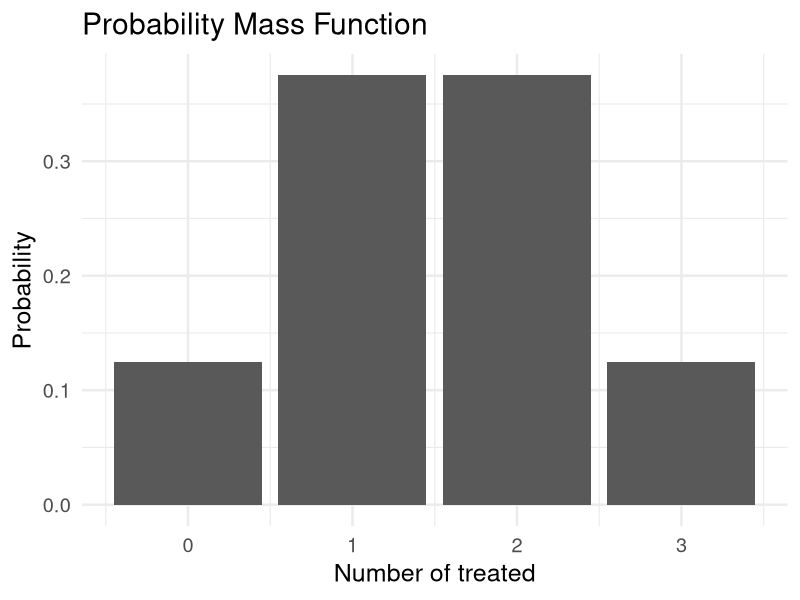
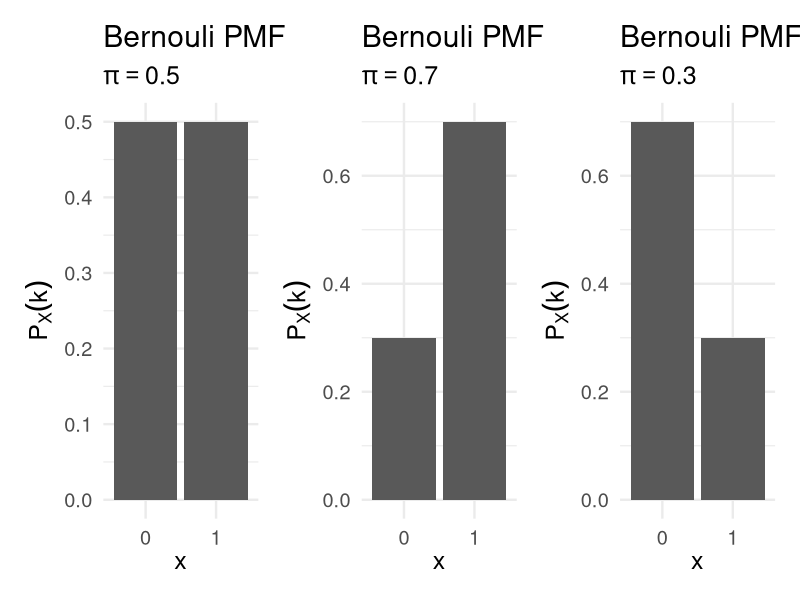
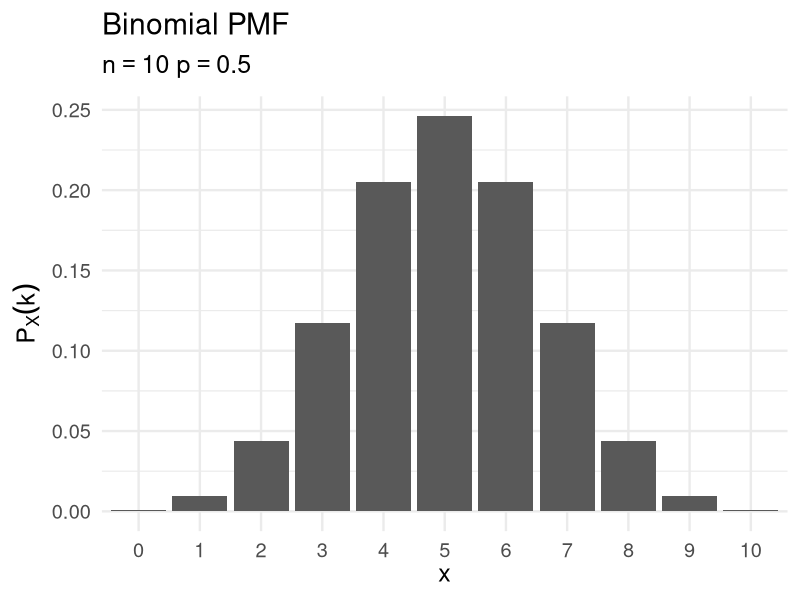
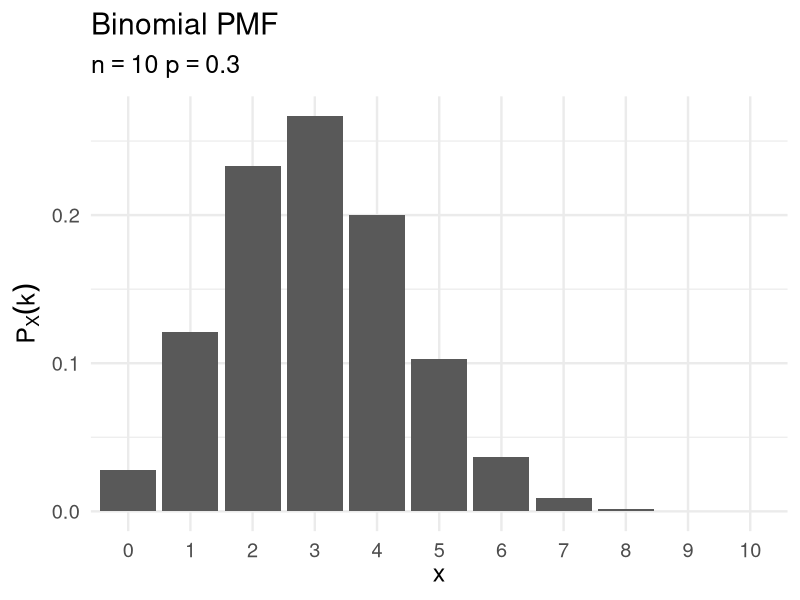
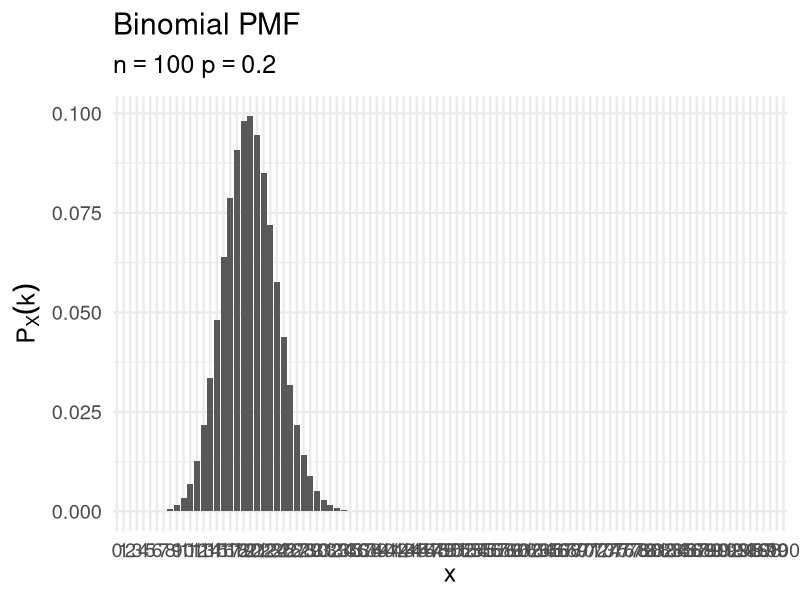
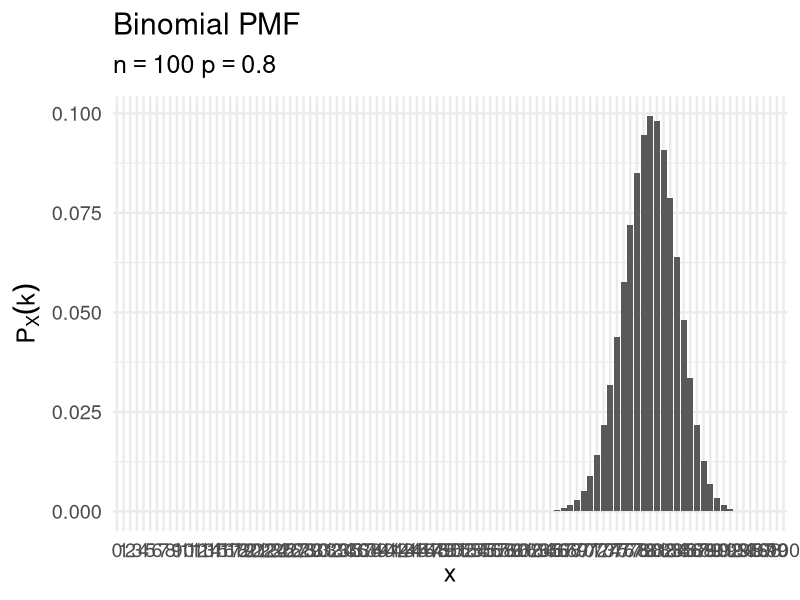
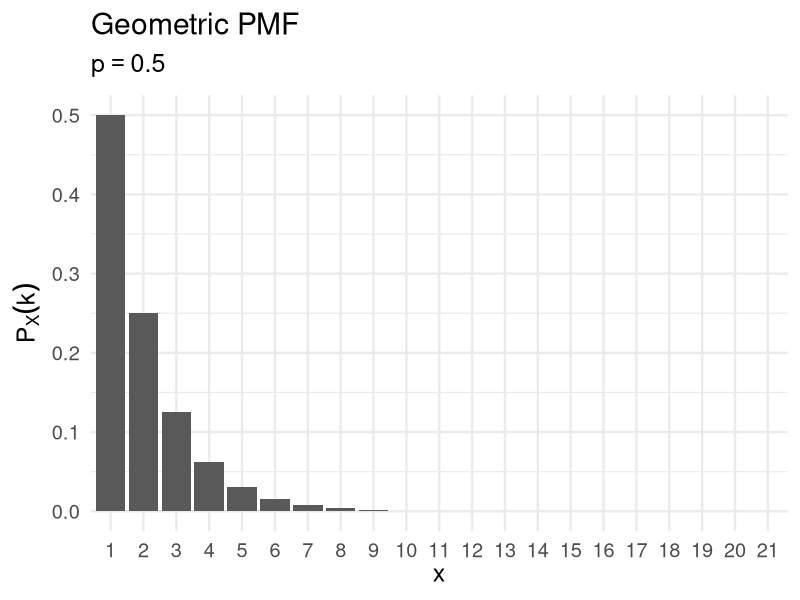
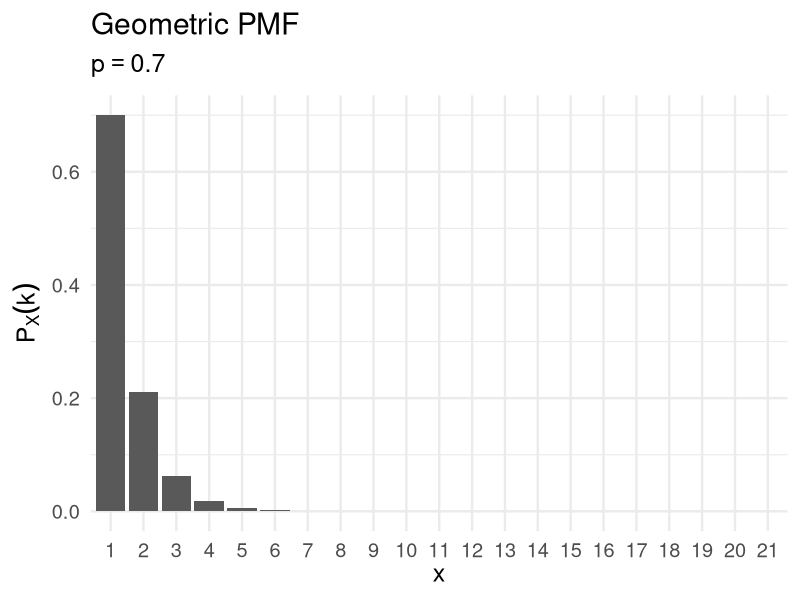

Reproduce these figures in R, in order.
## ---- chunk 1
knitr::opts_chunk$set(cache = TRUE,
                      message = FALSE,
                      warning = FALSE,
                      echo = FALSE)

library(tidyverse)
library(patchwork)

options(digits = 3)
set.seed(1234)
theme_set(theme_minimal(base_size = 18))
## ---- chunk 2
pmf <- data_frame(x = 0:3,
           y = c(1/8, 3/8, 3/8, 1/8))

pmf %>%
  ggplot(aes(x, y)) +
  geom_col() +
  labs(title = "Probability Mass Function",
       x = "Number of treated",
       y = "Probability")
## ---- chunk 3
bernouli_plot <- function(p){
  data_frame(x = 0:1,
             p = dbinom(x = x, size = 1, prob = p)) %>%
    mutate(x = factor(x)) %>%
    ggplot(aes(x, p)) +
    geom_col() +
    labs(title = "Bernouli PMF",
         subtitle = bquote(pi == .(p)),
         x = expression(x),
         y = expression(P[X] (k)))
}
bernouli_plot(.5) +
  bernouli_plot(.7) +
  bernouli_plot(.3)
## ---- chunk 4
binomial_plot <- function(n, p){
  data_frame(x = 0:n,
             p = dbinom(x = x, size = n, prob = p)) %>%
    mutate(x = factor(x)) %>%
    ggplot(aes(x, p)) +
    geom_col() +
    labs(title = "Binomial PMF",
         subtitle = bquote(n == .(n) ~ p == .(p)),
         x = expression(x),
         y = expression(P[X] (k)))
}
binomial_plot(10, .5)
binomial_plot(10, .3)
binomial_plot(100, .2)
binomial_plot(100, .8)
## ---- chunk 5
geometric_plot <- function(p){
  data_frame(x = 0:20,
             p = dgeom(x = x, prob = p)) %>%
    mutate(x = factor(x + 1)) %>%
    ggplot(aes(x, p)) +
    geom_col() +
    labs(title = "Geometric PMF",
         subtitle = bquote(p == .(p)),
         x = expression(x),
         y = expression(P[X] (k)))
}

geometric_plot(.5)
geometric_plot(.7)
geometric_plot(.2)
## ---- chunk 6
poisson_plot <- function(lambda, max_n = 10){
  data_frame(x = 0:max_n,
             p = dpois(x = x, lambda = lambda)) %>%
    mutate(x = factor(x)) %>%
    ggplot(aes(x, p)) +
    geom_col() +
    labs(title = "Poisson PMF",
         subtitle = bquote(lambda == .(lambda)),
         x = expression(x),
         y = expression(P[X] (k)))
}
poisson_plot(2)
poisson_plot(5.5)
poisson_plot(78, max_n = 150)
## ---- chunk 7
data_frame(n = 1:50,
           prob = dpois(n, 5)) %>%
  ggplot(aes(n, prob)) +
  geom_col() +
  labs(x = "Number of threats",
       y = "Probability")
## ---- chunk 8
bernouli_cdf_plot <- function(p){
  df <- data_frame(x = 0:1,
                   pmf = dbinom(x = x, size = 1, prob = p),
                   cdf = pbinom(q = x, size = 1, prob = p)) %>%
    mutate(x = factor(x))
  
  ggplot(df, aes(x, pmf)) +
    geom_col() +
    labs(title = "Bernouli PMF",
         subtitle = bquote(pi == .(p)),
         x = expression(x),
         y = expression(P[X] (k))) +
    ggplot(df, aes(x, cdf)) +
    geom_col() +
    labs(title = "Bernouli CDF",
         subtitle = bquote(pi == .(p)),
         x = expression(x),
         y = expression(F[X] (k)))
}

bernouli_cdf_plot(.5)
bernouli_cdf_plot(.7)
bernouli_cdf_plot(.3)
## ---- chunk 9
binomial_cdf_plot <- function(n, p){
  df <- data_frame(x = 0:n,
                   pmf = dbinom(x = x, size = n, prob = p),
                   cdf = pbinom(q = x, size = n, prob = p))
  
  ggplot(df, aes(x, pmf)) +
    geom_col() +
    labs(title = "Binomial PMF",
         subtitle = bquote(n == .(n) ~ p == .(p)),
         x = expression(x),
         y = expression(P[X] (k))) +
    ggplot(df, aes(x, cdf)) +
    geom_col() +
    labs(title = "Binomial CDF",
         subtitle = bquote(n == .(n) ~ p == .(p)),
         x = expression(x),
         y = expression(F[X] (k)))
}

binomial_cdf_plot(10, .5)
binomial_cdf_plot(10, .3)
binomial_cdf_plot(100, .2)
binomial_cdf_plot(100, .8)
## ---- chunk 10
geometric_cdf_plot <- function(p){
  df <- data_frame(x = 0:20,
                   pmf = dgeom(x = x, prob = p),
                   cdf = pgeom(q = x, prob = p)) %>%
    mutate(x = x + 1)
  
  ggplot(df, aes(x, pmf)) +
    geom_col() +
    labs(title = "Geometric PMF",
         subtitle = bquote(p == .(p)),
         x = expression(x),
         y = expression(P[X] (k))) +
    ggplot(df, aes(x, cdf)) +
    geom_col() +
    labs(title = "Geometric CDF",
         subtitle = bquote(p == .(p)),
         x = expression(x),
         y = expression(F[X] (k)))
}

geometric_cdf_plot(.5)
geometric_cdf_plot(.7)
geometric_cdf_plot(.2)
## ---- chunk 11
poisson_cdf_plot <- function(lambda, max_n = 10){
  df <- data_frame(x = 0:max_n,
                   pmf = dpois(x = x, lambda = lambda),
                   cdf = ppois(q = x, lambda = lambda))
  
  ggplot(df, aes(x, pmf)) +
    geom_col() +
    labs(title = "Poisson PMF",
         subtitle = bquote(lambda == .(lambda)),
         x = expression(x),
         y = expression(P[X] (k))) +
    ggplot(df, aes(x, cdf)) +
    geom_col() +
    labs(title = "Poisson CDF",
         subtitle = bquote(lambda == .(lambda)),
         x = expression(x),
         y = expression(F[X] (k)))
}

poisson_cdf_plot(2)
poisson_cdf_plot(5.5)
poisson_cdf_plot(78, max_n = 150)
